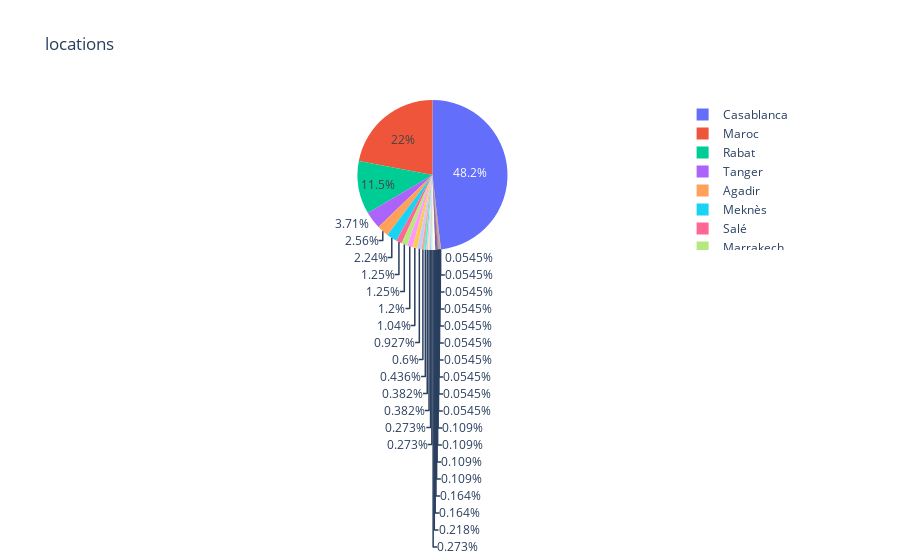

Notebook cell for this chart:
### Code cell
import plotly.express as px
fig = px.pie(data, names='location', title ='locations')
fig.show()

### Figure 1 — Plotly figure (JSON) as saved in the notebook; plotly's stock layout.template omitted (floating-point values rounded to 4 significant figures; data arrays with more than 128 entries replaced by an {"elided": "..."} marker saying what was removed)
{"data": [{"domain": {"x": [0, 1], "y": [0, 1]}, "hovertemplate": "location=%{label}<extra></extra>", "labels": {"elided": "1834 str values"}, "legendgroup": "", "name": "", "showlegend": true, "type": "pie"}], "layout": {"legend": {"tracegroupgap": 0}, "title": {"text": "locations"}}}
